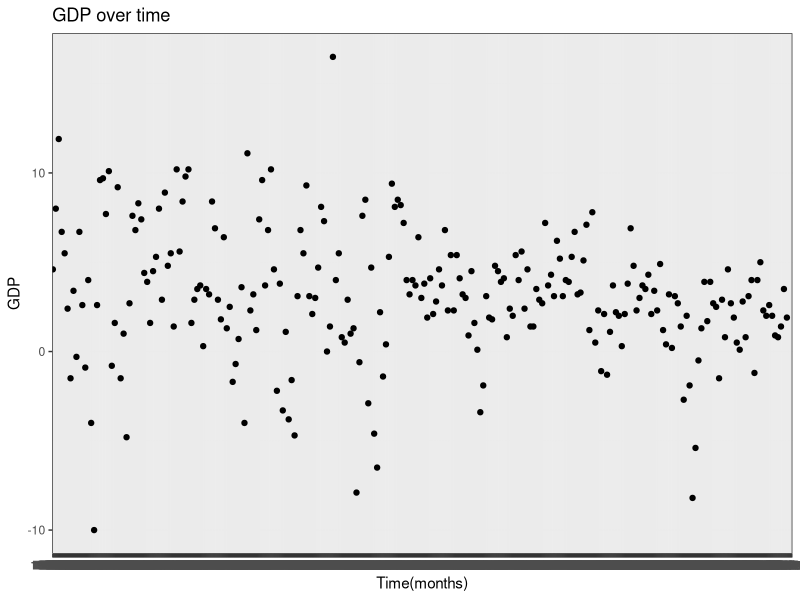
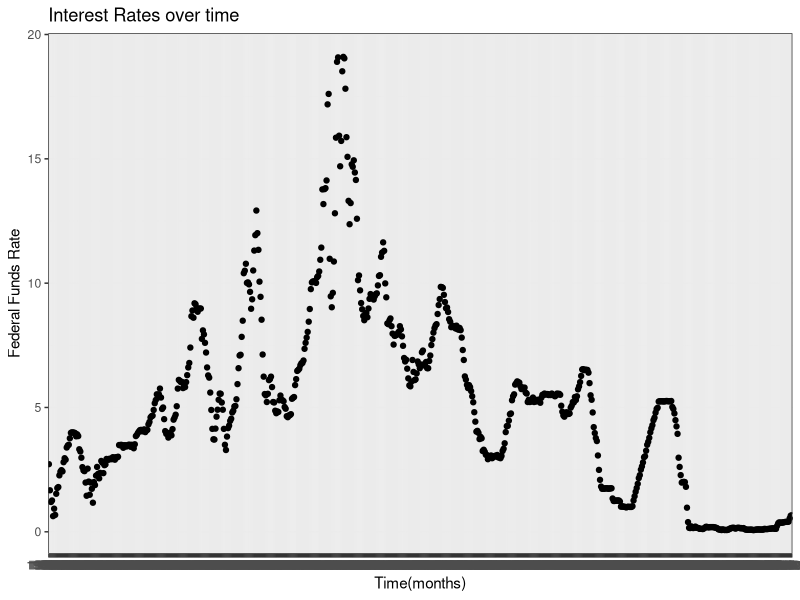
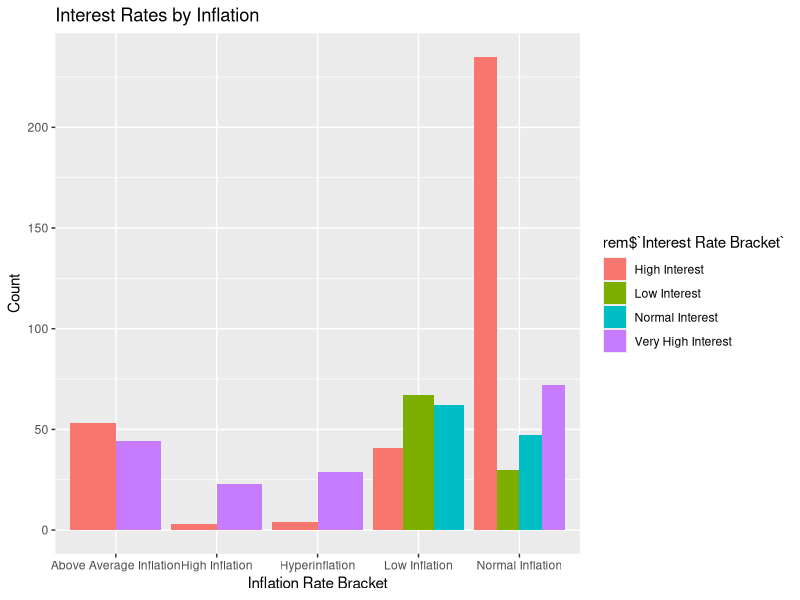

The R script that drew these images, in order:
## ---- chunk 1
#| label: setup
#| warning: false
#| message: false

library(tidyverse)
library(ggplot2)
library(lubridate)

knitr::opts_chunk$set(echo = TRUE, warning=FALSE, message=FALSE)
## ---- chunk 2

data<- read_csv("_data/FedFundsRate.csv",show_col_types = FALSE)

## ---- chunk 3

colnames(data)

dim(data)

data

range(data$Year, na.rm=TRUE)

## ---- chunk 4

data<-data%>%
  mutate(date = str_c(`Year`,`Month`, `Day`, sep="/"),date = ymd(date))

data$Month_Yr <- format(as.Date(data$date), "%Y-%m")

data <- data[-c(1,2,3)]
data <- data[-8]
data <- select(data, Month_Yr, everything())


## ---- chunk 5

range(data$`Inflation Rate`, na.rm = TRUE)
range(data$`Effective Federal Funds Rate`, na.rm = TRUE)

## ---- chunk 6
data <- mutate(data, `Inflation Bracket` = case_when(
        `Inflation Rate` < 2 ~ "Low Inflation",
        `Inflation Rate` < 5 ~ "Normal Inflation",
        `Inflation Rate` < 8 ~ "Above Average Inflation",
        `Inflation Rate` < 10 ~ "High Inflation",
        `Inflation Rate` >= 10 ~ "Hyperinflation"
))

data <- mutate(data, `Interest Rate Bracket` = case_when(
        `Effective Federal Funds Rate` < 0.5 ~ "Low Interest",
        `Effective Federal Funds Rate` < 3.0 ~ "Normal Interest",
        `Effective Federal Funds Rate` < 7.0 ~ "High Interest",
        `Effective Federal Funds Rate` < 20.0 ~ "Very High Interest",
))
## ---- chunk 7
ggplot(data, aes(x=`Month_Yr`, y=`Real GDP (Percent Change)`)) + 
  geom_point()+
  theme_bw() +
  labs(title ="GDP over time", y = "GDP", x = "Time(months)")

ggplot(data=subset(data,!is.na(`Inflation Rate`)), aes(x=`Month_Yr`, y=`Effective Federal Funds Rate`)) + 
  geom_point()+
  theme_bw() +
  labs(title ="Interest Rates over time", y = "Federal Funds Rate", x = "Time(months)")

## ---- chunk 8

rem <- subset(data,!is.na(`Inflation Rate`),!is.na(`Effective Federal Funds Rate`))
rem <- count(rem, `Inflation Bracket`, `Interest Rate Bracket`)

ggplot(rem, aes(fill=rem$`Interest Rate Bracket`, y=rem$n, x=rem$`Inflation Bracket`)) + 
    geom_bar(position="dodge", stat="identity")+
  labs(title ="Interest Rates by Inflation", y = "Count", x = "Inflation Rate Bracket")

